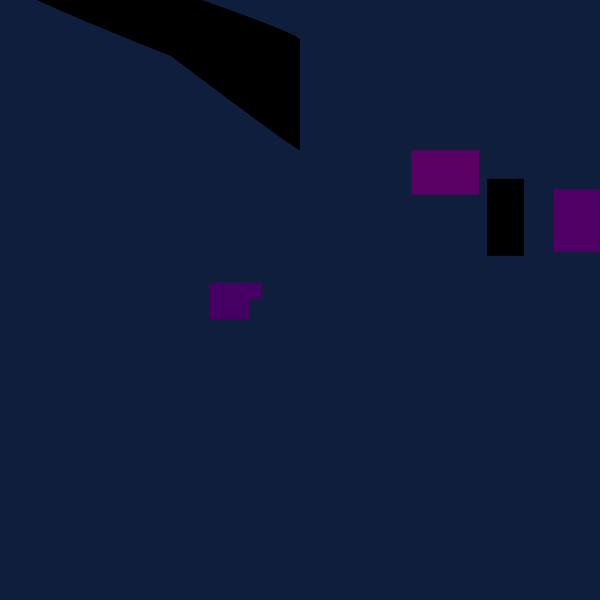
Frame 1 (no input)
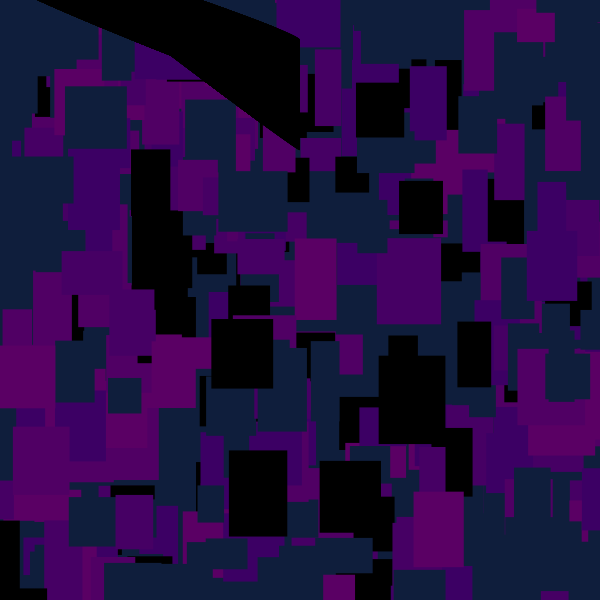
Frame 60 (the mouse pressed at the canvas centre just before this capture)
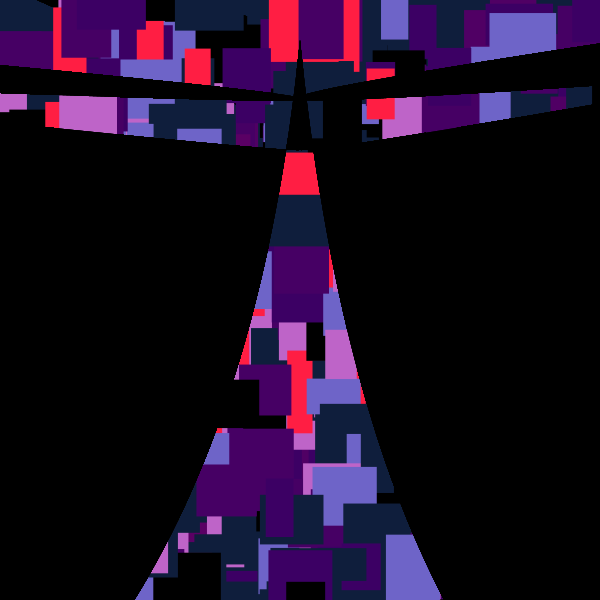
Frame 120 (the mouse held since frame 60 and released just before this capture)

The Processing sketch that drew these frames (run headless with seeded random() and noise(); from frame 60 on, the mouse is pressed at the canvas centre):

// Processing sketch: processing_57821
// ── processing_57821.pde

void setup() {
  size(600, 600); //width, height
  background(15, 30, 60);
  stroke(mouseX/3, mouseY/3, mouseX - mouseY/3);
  noStroke();
  frameRate(800);
  noCursor();
}



void draw() {

  {
  if(mousePressed == true) {
  
  fill(190, 100, 200);
  rect(random(-25,650), random(-25,650),
  random(25,70), random(30,90));
  
  fill(110, 100, 200);
  rect(random(-25,650), random(-25,650),
  random(25,70), random(30,90));
  
  fill(60, 0, 100);
  rect(random(-25,650), random(-25,650),
  random(25,70), random(30,90));
  
  fill(70, 0, 100);
  rect(random(-25,650), random(-25,650),
  random(25,70), random(30,90));
  
  fill(15, 30, 60);
  rect(random(-25,650), random(-25,650),
  random(25,70), random(30,90));
  
  fill(15, 30, 60);
  rect(random(-25,650), random(-25,650),
  random(25,70), random(30,90));
  
  fill(15+mouseX, 30, 60+mouseY/40);
  rect(random(-25,650), random(-25,650),
  random(25,70), random(30,90));
  
  
  fill(0, 0, 0);
  rect(random(-25,650), random(-25,650),
  random(25,70), random(30,90));
  

} else {
 fill(90, 0, 100);
  rect(random(-25,650), random(-25,650),
  random(25,70), random(30,90));
  
  fill(80, 0, 100);
  rect(random(-25,650), random(-25,650),
  random(25,70), random(30,90));
  
  fill(60, 0, 100);
  rect(random(-25,650), random(-25,650),
  random(25,70), random(30,90));
  
  fill(70, 0, 100);
  rect(random(-25,650), random(-25,650),
  random(25,70), random(30,90));
  
  fill(15, 30, 60);
  rect(random(-25,650), random(-25,650),
  random(25,70), random(30,90));
  
  fill(15, 30, 60);
  rect(random(-25,650), random(-25,650),
  random(25,70), random(30,90));
  
  fill(15+mouseX, 30, 60+mouseY/40);
  rect(random(-25,650), random(-25,650),
  random(25,70), random(30,90));
  
  
  fill(0, 0, 0);
  rect(random(-25,650), random(-25,650),
  random(25,70), random(30,90));
  }
}

  beginShape();
  curveVertex(4*mouseX, -40*mouseY); 
  curveVertex(300, 40); 
  curveVertex(8*mouseX, -60);
  curveVertex(300, 100);
  curveVertex(6*mouseX, -120);
  curveVertex(300, 150); 
  curveVertex(5*mouseX, -150); 
  endShape();

  beginShape();
  curveVertex(-4*mouseX, -40*mouseY-40); 
  curveVertex(300, 40); 
  curveVertex(-8*mouseX, -20);
  curveVertex(300, 100);
  curveVertex(-6*mouseX, -80);
  curveVertex(300, 150); 
  curveVertex(-5*mouseX, -110); 
  endShape();

  beginShape();
  curveVertex(4*mouseX, -40*mouseY); 
  curveVertex(300, 40); 
  curveVertex(8*mouseX, -60);
  curveVertex(300, 100);
  curveVertex(6*mouseX, -120);
  curveVertex(300, 150); 
  curveVertex(5*mouseX, -150); 
  endShape();

  beginShape();
  curveVertex(-4*mouseX, -40*mouseY-40); 
  curveVertex(300, 40); 
  curveVertex(-8*mouseX, -20);
  curveVertex(300, 100);
  curveVertex(-6*mouseX, -80);
  curveVertex(300, 150); 
  curveVertex(-5*mouseX, -110); 
  endShape();

}
